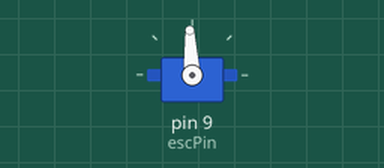
This sketch was run on a simulated Arduino Uno, built with avr-gcc and run on an emulated ATmega328P. On the bench: servo.

Above: at 2.55 s.
At 6.5 s:
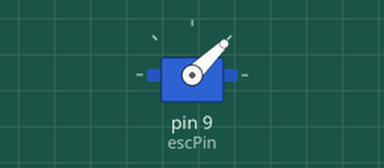
Timing chart, 0 to 7.7 s (numbered marks = the images above):
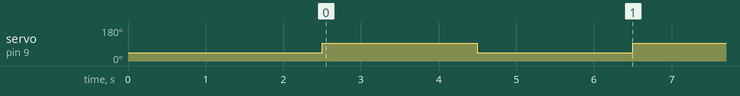

Measured:
- by itself, servo on pin 9 (escPin): alternates 93° for 2.0 s and 44° for 2.0 s

The sketch:

esc_test.ino
```cpp
#include <Servo.h>

Servo servo;

int escPin = 9;
// Used as defaults for throttle min and max
int escMin = 1000;
int escMax = 2000;

void configureESCRange() {
    servo.writeMicroseconds(escMax);
    delay(2000 + 500);
    servo.writeMicroseconds(escMin);
    delay(1000 + 500);
}

void startupESC() {
    servo.writeMicroseconds(escMin);
    delay(2000 + 500);
}

void setup() {
    servo.attach(escPin);
    startupESC();
}

void loop() {
  // put your main code here, to run repeatedly:
  servo.writeMicroseconds(1500);
  delay(2000);
  servo.writeMicroseconds(escMin);
  delay(2000);
}
```
